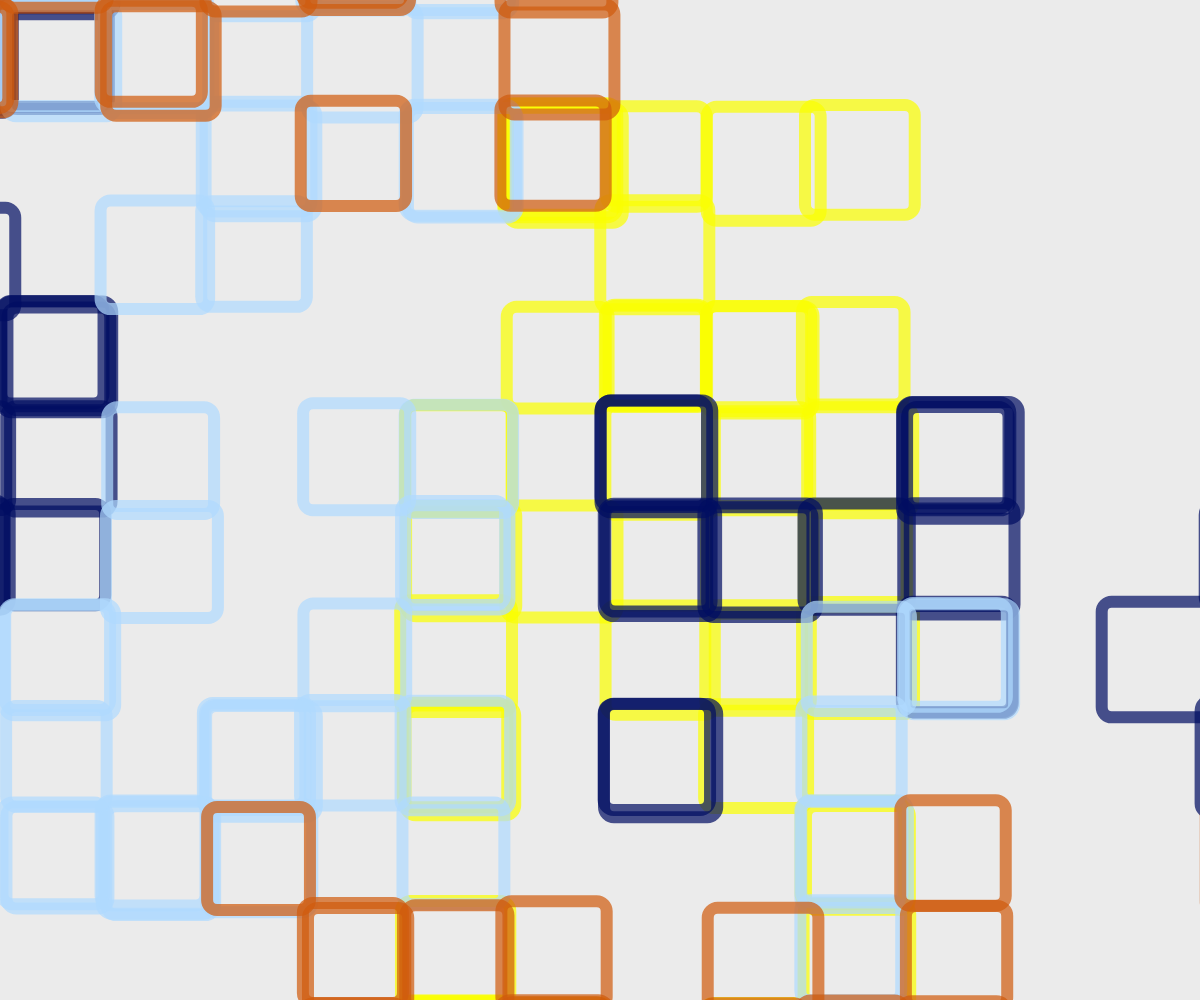
Frame 1 (no input)
Frame 60 (no input): identical to frame 1, image omitted
Frame 120 (the mouse pressed at the canvas centre since frame 60): identical to frame 1, image omitted

The p5.js sketch that drew this single still picture (run headless with seeded random() and noise() and a simulated clock; from frame 60 on, the mouse is pressed at the canvas centre):

// p5.js sketch
// ── sketch.js
let h=100;
let w=100;
let x1,x2,x3,x4,x5,x6,x7,x8;
let y1,y2,y3,y4,y5,y6,y7,y8;
let P;
let P2;
let S1;
let S2;
let StrokeW=12;
let trans=180;
function setup() {
  createCanvas(windowWidth, windowHeight);
  background(200);
  strokeWeight(StrokeW);
  textSize(70);
  textFont('Courier New');
  textAlign(CENTER);
  text('2024/9/20', windowWidth/2, windowHeight/5*4);
  text('HW02.A-Denzel', windowWidth/2, windowHeight/5*4+100);
  noFill();
translate(windowWidth/2-1600, windowHeight/2-1100, )
push();
noStroke();
fill(235,235,235);
rect(650,100,1800,1800);
pop();
x1= 1400;y1=700;

  let n=0;
  while(n<40){
      
  P=int(random(0, 5));
  P2=int (random(0, 10));
  S1=random(0,8);
  S2=random(0,15);
    stroke(251, 255, 0,trans);
  
    rect(x1+P*h+S1,y1+P2*w+S1,h+S2,w+S2,10);
    n=n+1;
  }

  x2= 900;y2=200;

  let n2=0;
  while(n2<8){
      
  P=int(random(0, 5));
  P2=int (random(0, 3));
  S1=random(0,8);
  S2=random(0,12);
    stroke(251, 255, 0,trans);
    rect(x2+P*h+S1,y2+P2*w+S1,h+S2,w+S2,10);
    n2=n2+1;
  }
  //yellow rect
  x3= 800;y3=400;

  let n3=0;
  while(n3<30){
      
  P=int(random(0, 3));
  P2=int (random(0, 8));
  S1=random(0,8);
  S2=random(0,12);
    stroke(1, 14, 99,trans);
    rect(x3+P*h+S1,y3+P2*w+S1,h+S2,w+S2,10);
    n3=n3+1;
  }
  x4= 1600;y4=1000;

  let n4=0;
  while(n4<20){
      
  P=int(random(0, 7));
  P2=int (random(0, 4));
  S1=random(0,8);
  S2=random(0,17);
    stroke(1, 14, 99,trans);
    rect(x4+P*h+S1,y4+P2*w+S1,h+S2,w+S2,10);
    n4=n4+1;
  }
 //dark blue rect
 x5= 1000;y5=200;

 let n5=0;
 while(n5<50){
     
 P=int(random(0, 5));
 P2=int (random(0, 13));
 S1=random(0,8);
 S2=random(0,12);
   stroke(176, 218, 255,trans);
   rect(x5+P*h+S1,y5+P2*w+S1,h+S2,w+S2,10);
   n5=n5+1;
 }
 x6= 1700;y6=1200;

 let n6=0;
 while(n6<10){
     
 P=int(random(0, 3));
 P2=int (random(0, 5));
 S1=random(0,8);
 S2=random(0,12);
   stroke(176, 218, 255,trans);
   rect(x6+P*h+S1,y6+P2*w+S1,h+S2,w+S2,10);
   n6=n6+1;
 }
 //shallow blue rect
 x7= 1200;y7=1400;

 let n7=0;
 while(n7<20){
     
 P=int(random(0, 11));
 P2=int (random(0, 3));
 S1=random(0,8);
 S2=random(0,12);
   stroke(209, 91, 13,trans);
   rect(x7+P*h+S1,y7+P2*w+S1,h+S2,w+S2,10);
   n7=n7+1;
 }
 x8= 800;y8=400;

 let n8=0;
 while(n8<20){
     
 P=int(random(0, 8));
 P2=int (random(0, 4));
 S1=random(0,8);
 S2=random(0,12);
   stroke(209, 91, 13,trans);
   rect(x8+P*h+S1,y8+P2*w+S1,h+S2,w+S2,10);
   n8=n8+1;
 }
 //orange rect
}

function draw() {
  
  
}
